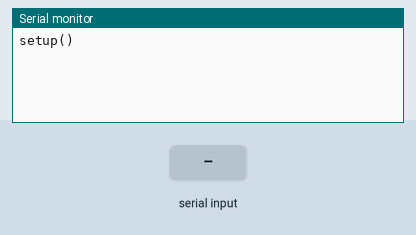
Simulated run of this sketch. Board: Arduino Uno, built with avr-gcc and run on an emulated ATmega328P. Shown: the last lines printed to the serial monitor. Inputs (shaded band) come from the test bench.

Above: at 1.2 s.
1.3 s: "1" received over Serial
At 2.5 s:
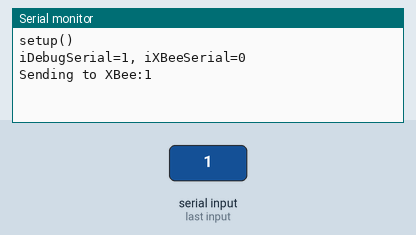
2.9 s: "1" received over the second serial link
At 3.7 s:
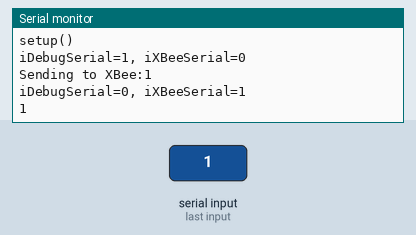
4.5 s: "0" received over Serial
At 5.0 s:
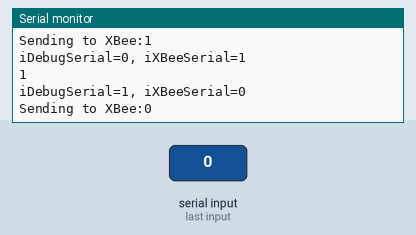
6.0 s: "0" received over the second serial link
At 7.3 s:
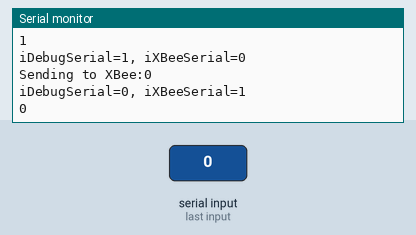

The sketch:

MyXBee.ino
```cpp
// (licence header left out)
 // Seeedstudio XBee Shield V2.0 with umpers between #2 XB_TX-DIGITAL and #3 XB_RX-DIGITAL

#include <SoftwareSerial.h>

SoftwareSerial XBeeSerial(2, 3); // RX, TX

void setup() {
  // put your setup code here, to run once:
  Serial.begin(115200);
  XBeeSerial.begin(9600);
  Serial.println("setup()");
}

void loop() {
  int iDebugSerial = 0;
  int iXBeeSerial = 0;
  char cByte;
  String sOut;

  iDebugSerial = Serial.available();
  iXBeeSerial  = XBeeSerial.available();

  if ( iDebugSerial || iXBeeSerial ) {
    delay(50);
    iDebugSerial = Serial.available();
    iXBeeSerial  = XBeeSerial.available();
    sOut += "iDebugSerial=";
    sOut += iDebugSerial;
    sOut += ", iXBeeSerial=";
    sOut += iXBeeSerial;
    Serial.println(sOut);
    sOut = "";
  }

  // put your main code here, to run repeatedly:
  if ( iDebugSerial > 0 ) {
    delay(50);
    while (Serial.available()) {
      cByte = Serial.read();
      sOut += cByte;
    }
  }

  if ( sOut.length() > 0 ) {
    Serial.print("Sending to XBee:");
    Serial.println(sOut);
    XBeeSerial.println(sOut);
  }

  sOut = "";

  if ( iXBeeSerial > 0 ) {

    delay(50);
    while (XBeeSerial.available()) {
      cByte = XBeeSerial.read();
      sOut += cByte;
    }
  }

  if ( sOut.length() > 0 ) {
    Serial.println(sOut);
  }

}
```

Measured:
- after the input at 1.3 s, the serial monitor: prints a new line after 0.05 s (image 1)
- after the input at 2.9 s, the serial monitor: prints a new line after 0.05 s (image 2)
- after the input at 4.5 s, the serial monitor: prints a new line after 0.05 s (image 3)
- after the input at 6.0 s, the serial monitor: prints a new line after 0.05 s (image 4)
